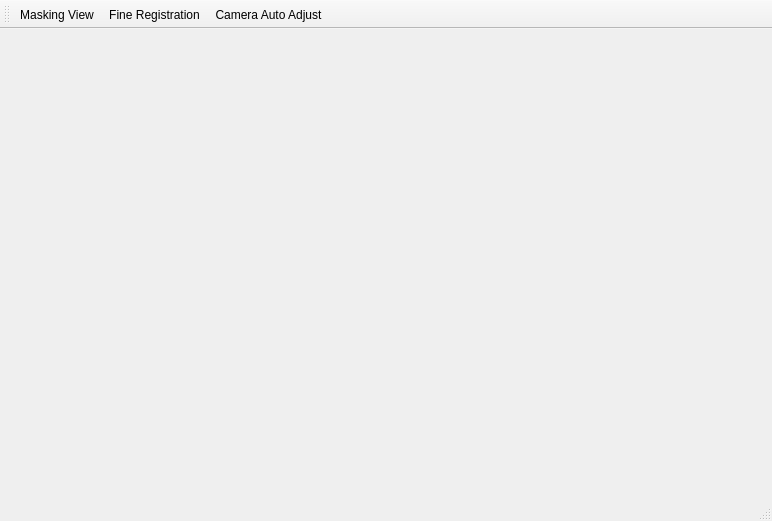
<?xml version="1.0" encoding="UTF-8"?>
<ui version="4.0">
 <class>MainView</class>
 <widget class="QMainWindow" name="MainView">
  <property name="geometry">
   <rect>
    <x>0</x>
    <y>0</y>
    <width>772</width>
    <height>521</height>
   </rect>
  </property>
  <property name="windowTitle">
   <string>VTK registration</string>
  </property>
  <widget class="QWidget" name="centralwidget">
   <layout class="QHBoxLayout" name="horizontalLayout">
    <item>
     <layout class="QVBoxLayout" name="qvtkWidget"/>
    </item>
   </layout>
  </widget>
  <widget class="QStatusBar" name="statusbar"/>
  <widget class="QToolBar" name="toolBar">
   <property name="windowTitle">
    <string>toolBar</string>
   </property>
   <attribute name="toolBarArea">
    <enum>TopToolBarArea</enum>
   </attribute>
   <attribute name="toolBarBreak">
    <bool>false</bool>
   </attribute>
   <addaction name="actionMasking"/>
   <addaction name="actionFineRegistration"/>
   <addaction name="actionAutoCamera"/>
  </widget>
  <action name="actionMasking">
   <property name="checkable">
    <bool>true</bool>
   </property>
   <property name="text">
    <string>Masking View</string>
   </property>
  </action>
  <action name="actionFineRegistration">
   <property name="text">
    <string>Fine Registration</string>
   </property>
  </action>
  <action name="actionAutoCamera">
   <property name="checkable">
    <bool>true</bool>
   </property>
   <property name="checked">
    <bool>false</bool>
   </property>
   <property name="text">
    <string>Camera Auto Adjust</string>
   </property>
  </action>
 </widget>
 <resources/>
 <connections/>
</ui>
